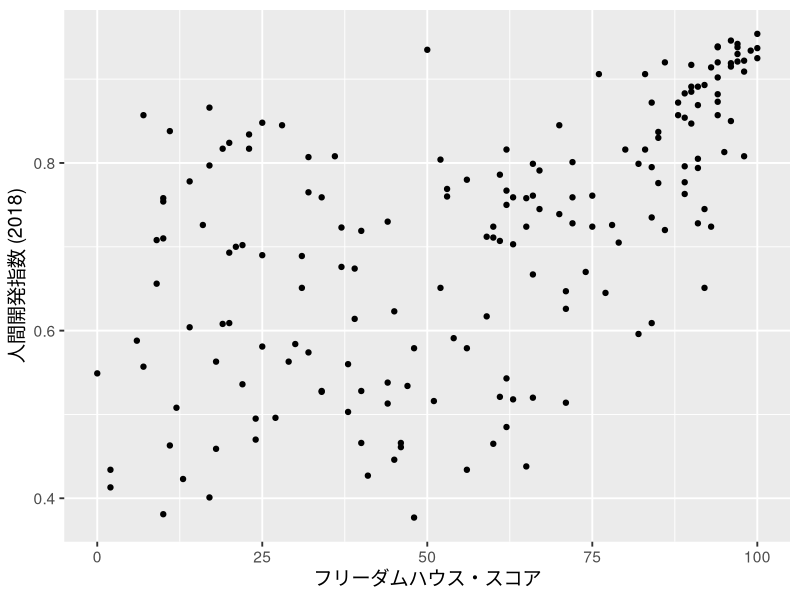
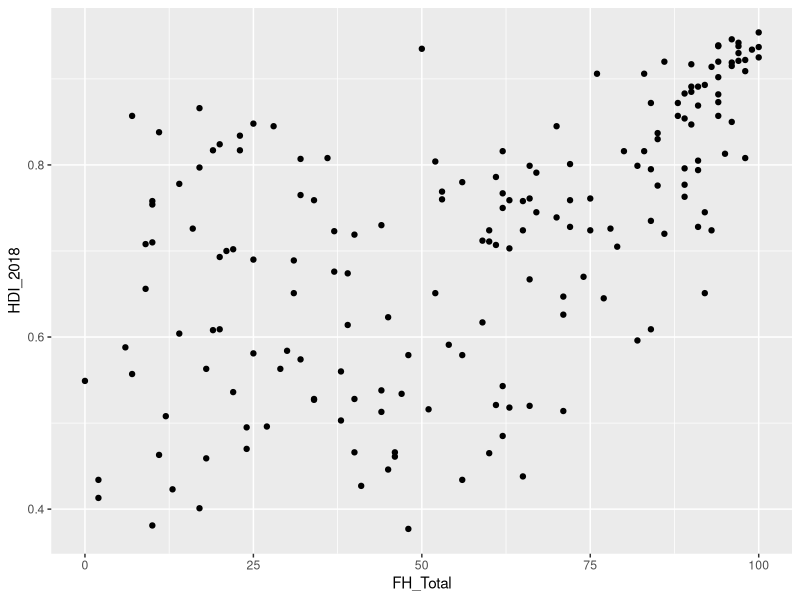
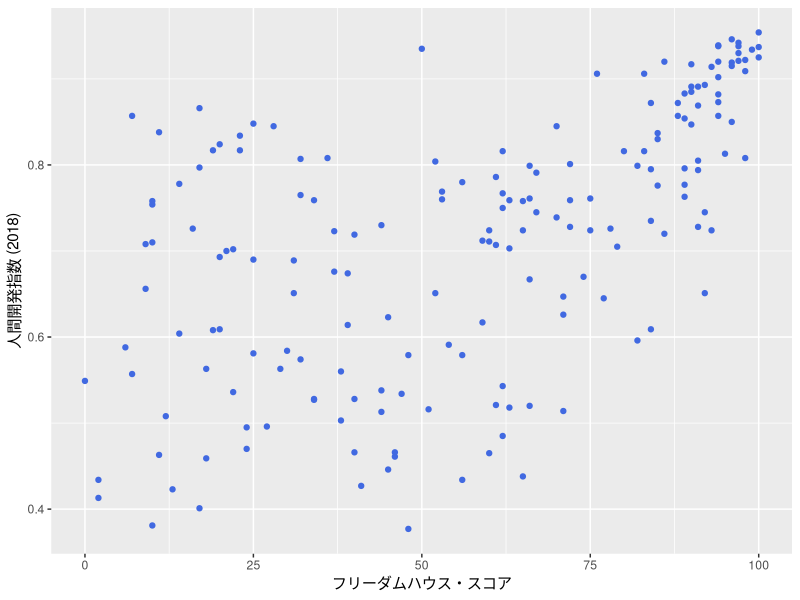
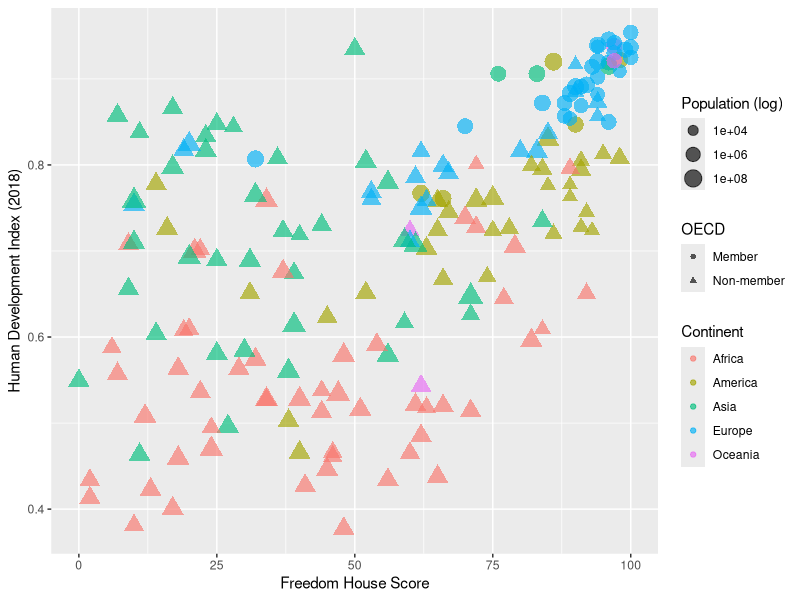
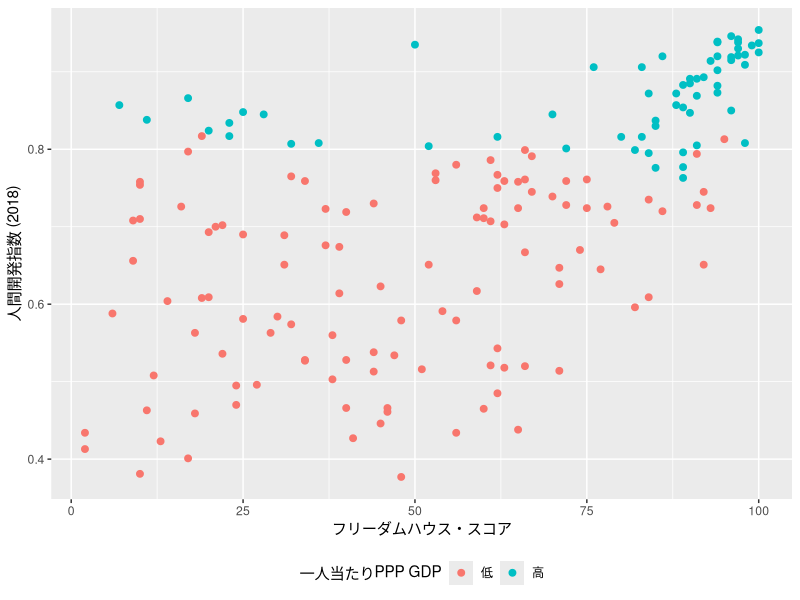
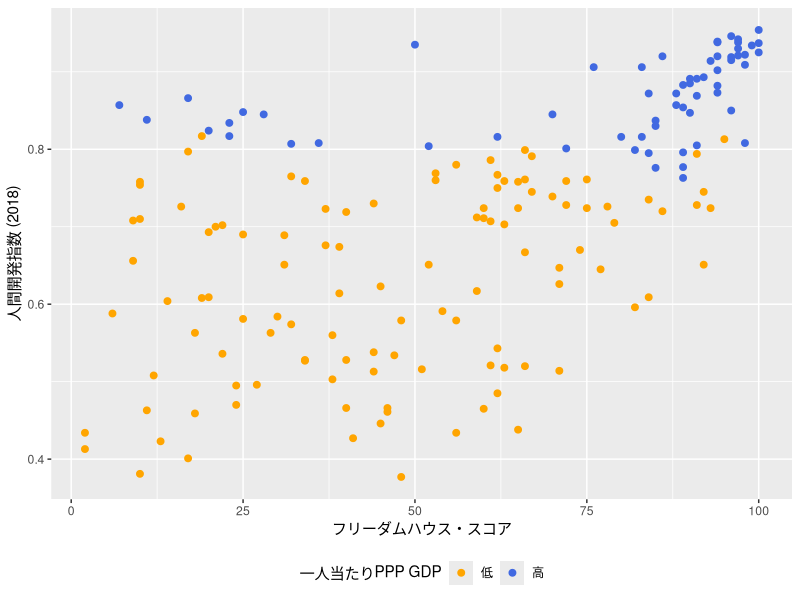
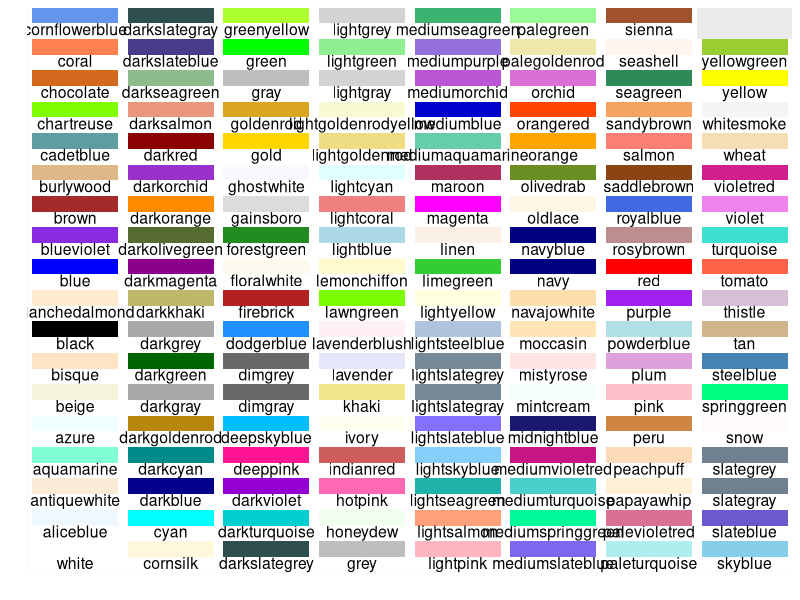
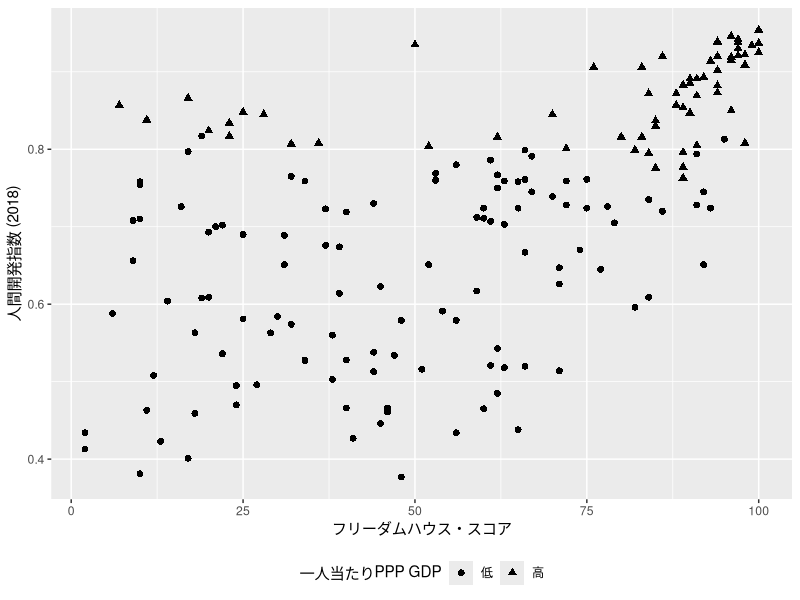

Source code (R) for these figures, in order:
## ---- chunk 1
#| include: false
library(tidyverse)
df <- read_csv("Data/countries.csv")
## ---- chunk 2
#| echo: false
#| fig-width: 4
#| fig-height: 4
#| warning: false
#| fig-cap: "2次元散布図の例"
df %>%
   ggplot() +
   geom_point(aes(x = FH_Total, y = HDI_2018)) +
   labs(x = "フリーダムハウス・スコア", y = "人間開発指数 (2018)") +
   theme_gray(base_size   = 14)
## ---- chunk 3
#| filename: "Code 02"
#| fig-width: 8
#| fig-height: 5
#| warning: false
df %>%
   ggplot() +
   geom_point(aes(x = FH_Total, y = HDI_2018))
## ---- chunk 4
#| filename: "Code 03"
#| fig-width: 8
#| fig-height: 5
#| warning: false
df %>%
   ggplot() +
   geom_point(aes(x = FH_Total, y = HDI_2018), color = "royalblue") +
   labs(x = "フリーダムハウス・スコア", y = "人間開発指数 (2018)")
## ---- chunk 5
#| filename: "Code 04"
#| fig-width: 10
#| fig-height: 4
#| warning: false
#| fig-cap: "5次元散布図の例"
df %>%
   mutate(OECD = if_else(OECD == 1, "Member", "Non-member")) %>%
   ggplot() +
   geom_point(aes(x = FH_Total, y = HDI_2018, color = Continent,
                  size = Population, shape = OECD), alpha = 0.65) +
   scale_size_continuous(trans = "log10") +
   labs(x = "Freedom House Score", y = "Human Development Index (2018)",
        size = "Population (log)")
## ---- chunk 6
#| filename: "Code 05"
#| fig-width: 8
#| fig-height: 5
#| warning: false
scatter_plot1 <- df %>%
   # 散布図に使われる変数が一つでも欠損していれば、その行（国）は除外する
   drop_na(FH_Total, HDI_2018, PPP_per_capita) %>%
   # リコーディング
   mutate(HighIncome = if_else(PPP_per_capita >= 20000, "高", "低")) %>%
   ggplot() +
   geom_point(aes(x = FH_Total, y = HDI_2018, color = HighIncome), 
              size = 2) +
   # ラベル修正
   labs(x = "フリーダムハウス・スコア", y = "人間開発指数 (2018)",
        color = "一人当たりPPP GDP") +
   # 凡例を下側に
   theme(legend.position = "bottom")

scatter_plot1
## ---- chunk 7
#| filename: "Code 06"
#| fig-width: 8
#| fig-height: 5
#| warning: false
scatter_plot1 +
   scale_color_manual(values = c("低" = "orange", "高" = "royalblue"))
## ---- chunk 8
#| echo: false
#| fig-width: 12
#| fig-height: 10
data.frame(c = colors()) %>%
   mutate(Num = grepl(x = c, pattern = "[0-9]$")) %>%
   filter(Num == FALSE) %>%
   mutate(y = seq(0, length(c) - 1) %% 18,
          x = seq(0, length(c) - 1) %/% 18) %>%
   ggplot() +
   scale_x_continuous(name = "", breaks = NULL, expand = c(0, 0)) +
   scale_y_continuous(name = "", breaks = NULL, expand = c(0, 0)) +
   scale_fill_identity() +
   geom_rect(aes(xmin = x, xmax = x + 1, ymin = y, ymax = y + 1), 
             fill = "white") +
   geom_rect(aes(xmin = x + 0.05, xmax = x + 0.95, 
                 ymin = y + 0.5, ymax = y + 1, fill = c)) +
   geom_text(aes(x = x + 0.5, y = y + 0.5, label = c), 
             color = "black", hjust = 0.5, vjust = 1, size = 4)
## ---- chunk 9
#| filename: "Code 07"
colors()
## ---- chunk 10
#| filename: "Code 08"
#| fig-width: 8
#| fig-height: 5
#| warning: false
scatter_plot2 <- df %>%
   drop_na(FH_Total, HDI_2018, PPP_per_capita) %>%
   mutate(HighIncome = if_else(PPP_per_capita >= 20000, "高", "低")) %>%
   ggplot() +
   geom_point(aes(x = FH_Total, y = HDI_2018, shape = HighIncome), 
              size = 2) +
   labs(x = "フリーダムハウス・スコア", y = "人間開発指数 (2018)",
        shape = "一人当たりPPP GDP") +
   theme(legend.position = "bottom")

scatter_plot2
## ---- chunk 11
#| filename: "Code 09"
#| fig-width: 8
#| fig-height: 5
#| warning: false
scatter_plot2 +
   scale_shape_manual(values = c("低" = 4, "高" = 1))
## ---- chunk 12
#| echo: false
#| fig-width: 4
#| fig-height: 3.5
tibble(x = rep(1:5, 5),
       y = rep(1:5, each = 5)) %>%
   filter(!(y == 1 & x >= 4)) %>%
   arrange(desc(y), x) %>%
   mutate(pch = as.character(0:22)) %>%
   ggplot(aes(x = x, y = y)) +
   geom_point(aes(shape = pch), 
              color = "black", bg = "gray", size = 3) +
   geom_text(aes(y = y + 0.25, label = pch), size = 5) +
   scale_shape_manual(values = c("1"  =  1,  "2" =  2, "3"  =  3, "4"  =  4,
                                 "5"  =  5,  "6" =  6, "7"  =  7, "8"  =  8,
                                 "9"  =  5, "10" = 10, "11" = 11, "12" = 12,
                                 "13" = 13, "14" = 14, "15" = 15, "16" = 16,
                                 "17" = 17, "18" = 18, "19" = 19, "20" = 20,
                                 "21" = 21, "22" = 22, "0"  = 0)) +
   theme_minimal() +
   theme(panel.grid.minor = element_blank(),
         axis.line = element_blank(),
         axis.title = element_blank(),
         axis.text = element_blank(),
         legend.position = "none")
## ---- chunk 13
#| fig-cap: "折れ線グラフの例 (1)"
#| echo: false
#| fig-width: 5
#| fig-height: 5
#| warning: false
COVID_df <- read_csv("Data/covid_2022_06.csv")
COVID_df %>%
   ggplot(aes(x = Day, y = NewCases)) +
   geom_line(aes(group = Country)) +
   labs(x = "日 (2022年6月)", y = "100万人当たり新規感染者数 (人)") +
   theme_bw(base_size   = 14)
## ---- chunk 14
#| fig-cap: "折れ線グラフの例 (2)"
#| echo: false
#| fig-width: 5
#| fig-height: 5
#| warning: false
COVID_df <- read_csv("Data/covid_2022_06.csv")
COVID_df %>%
   ggplot(aes(x = Day, y = NewCases)) +
   geom_line(aes(group = Country)) +
   geom_point(size = 3) +
   labs(x = "日 (2022年6月)", y = "100万人当たり新規感染者数 (人)") +
   theme_bw(base_size   = 14)
## ---- chunk 15
#| filename: "Code 10"
#| message: false
COVID_df <- read_csv("Data/covid_2022_06.csv")
COVID_df
## ---- chunk 16
#| filename: "Code 11"
#| fig-width: 5
#| fig-height: 5
COVID_df %>%
   filter(Country == "Japan") %>%
   ggplot() +
   geom_line(aes(x = Day, y = NewCases)) +
   labs(x = "日 (2022年6月)", y = "100万人当たり新規感染者数 (人)")
## ---- chunk 17
#| filename: "Code 12"
COVID_df <- COVID_df %>%
   mutate(Country = case_when(Country == "Japan" ~ "日本",
                              Country == "Korea" ~ "韓国",
                              TRUE               ~ "台湾"),
          Country = factor(Country, levels = c("日本", "韓国", "台湾")))

COVID_df
## ---- chunk 18
#| filename: "Code 13"
#| fig-width: 5
#| fig-height: 5
COVID_df %>%
   ggplot() +
   geom_line(aes(x = Day, y = NewCases, group = Country)) +
   labs(x = "日 (2022年6月)", y = "100万人当たり新規感染者数 (人)")
## ---- chunk 19
#| filename: "Code 14"
#| fig-width: 7
#| fig-height: 5
COVID_df %>%
   ggplot() +
   geom_line(aes(x = Day, y = NewCases, group = Country, color = Country), 
             linewidth = 1.5) +
   labs(x = "日 (2022年6月)", y = "100万人当たり新規感染者数 (人)", 
        color = "国/地域")
## ---- chunk 20
#| filename: "Code 15"
#| fig-width: 8
#| fig-height: 3.5
COVID_df %>%
   ggplot() +
   geom_line(aes(x = Day, y = NewCases, group = Country, 
                 linetype = Country), linewidth = 1) +
   labs(x = "日 (2022年6月)", y = "100万人当たり新規感染者数 (人)", 
        linetype = "国/地域") 
## ---- chunk 21
#| filename: "Code 16"
#| fig-width: 8
#| fig-height: 3.5
COVID_df %>%
   ggplot() +
   geom_line(aes(x = Day, y = NewCases, group = Country, 
                 linetype = Country), linewidth = 1) +
   labs(x = "日 (2022年6月)", y = "100万人当たり新規感染者数 (人)", 
        linetype = "国/地域") +
   scale_linetype_manual(values = c("日本" = 1, "韓国" = 2, "台湾" = 3))
## ---- chunk 22
#| echo: false
#| fig-width: 8
#| fig-height: 2.5
tibble(x = rep(1, 6),
       xend = rep(5, 6),
       y = 1:6,
       yend = 1:6,
       type = c("6", "5", "4", "3", "2", "1")) %>%
   ggplot() +
   geom_segment(aes(x = x, xend = xend, 
                    y = y, yend = yend, linetype = type)) +
   scale_y_continuous(breaks = 1:6, labels = 6:1) +
   scale_linetype_manual(values = c("1" = 1, "2" = 2, "3" = 3, 
                                    "4" = 4, "5" = 5, "6" = 6)) +
   labs(y = "linetypeの値") +
   theme_minimal(base_size = 14) +
   theme(panel.grid = element_blank(),
         axis.title.x = element_blank(),
         axis.text.x = element_blank(),
         legend.position = "none")
## ---- chunk 23
#| filename: "Code 17"
#| fig-width: 8
#| fig-height: 3.5
COVID_df %>%
   ggplot() +
   geom_line(aes(x = Day, y = NewCases, group = Country), linewidth = 1) +
   labs(x = "日 (2022年6月)", y = "100万人当たり新規感染者数 (人)", 
        linetype = "国/地域") + 
   facet_wrap(~Country, ncol = 3)
## ---- chunk 24
#| filename: "Code 18"
#| fig-width: 8
#| fig-height: 3.5
COVID_df %>%
   ggplot() +
   geom_line(aes(x = Day, y = NewCases, group = Country), linewidth = 1) +
   labs(x = "日 (2022年6月)", y = "100万人当たり新規感染者数 (人)", 
        linetype = "国/地域") + 
   facet_wrap(~Country, ncol = 3, scales = "free_y")
## ---- chunk 25
#| filename: "Code 19"
#| fig-width: 8
#| fig-height: 4
COVID_df %>%
   ggplot(aes()) +
   geom_line(aes(x = Day, y = NewCases, color = Country, group = Country), 
             linewidth = 1) +
   geom_point(aes(x = Day, y = NewCases, color = Country, shape = Country), 
              size = 3) +
   labs(x = "日 (2022年6月)", y = "100万人当たり新規感染者数 (人)", 
        color = "国/地域", shape = "国/地域") +
   scale_color_manual(values = c("日本" = "royalblue",
                                 "韓国" = "darkred",
                                 "台湾" = "forestgreen")) +
   theme_bw()
## ---- chunk 26
#| filename: "Code 20"
#| fig-width: 8
#| fig-height: 4
COVID_df %>%
   # 共通するマッピングはggplot()内で指定可能
   ggplot(aes(x = Day, y = NewCases, color = Country)) +
   geom_line(aes(group = Country), linewidth = 1) +
   geom_point(aes(shape = Country), size = 3) +
   labs(x = "日 (2022年6月)", y = "100万人当たり新規感染者数 (人)", 
        color = "国/地域", shape = "国/地域") +
   scale_color_manual(values = c("日本" = "royalblue",
                                 "韓国" = "darkred",
                                 "台湾" = "forestgreen")) +
   theme_bw()
## ---- chunk 27
#| fig-cap: "箱ひげ図の例"
#| echo: false
#| fig-width: 4
#| fig-height: 4
#| warning: false
df %>%
   ggplot() +
   geom_boxplot(aes(x = 1, y = HDI_2018), width = 0.5) +
   annotate("text", x = 1.3, y = 0.7325, label = "中央値", hjust = 0) +
   annotate("text", x = 1.3, y = 0.5870, label = "第一四分位数", hjust = 0) +
   annotate("text", x = 1.3, y = 0.8347, label = "第三四分位数", hjust = 0) +
   annotate("text", x = 1.05, y = 0.3770, label = "最小値", hjust = 0) +
   annotate("text", x = 1.05, y = 0.9540, label = "最大値", hjust = 0) +
   labs(x = "", y = "人間開発指数 (2018)") +
   coord_cartesian(xlim = c(0.75, 1.5)) +
   theme_minimal() +
   theme(axis.text.x = element_blank())
## ---- chunk 28
#| filename: "Code 21"
my_vec1 <- c(5, 1, 11, 2, 4, 2, 6, 15, 7, 8, 9)
my_vec1
## ---- chunk 29
#| filename: "Code 22"
sort(my_vec1)
## ---- chunk 30
#| filename: "Code 23a"
my_vec2 <- my_vec1[my_vec1 > 6]

my_vec2
## ---- chunk 31
#| filename: "Code 23b"
my_vec3 <- my_vec1[my_vec1 < 6]

my_vec3
## ---- chunk 32
#| filename: "Code 24a"
#| fig-cap: "変数をyにマッピングした場合"
#| fig-width: 5
#| fig-height: 5
df %>%
   ggplot() +
   geom_boxplot(aes(y = HDI_2018)) +
   labs(x = "", 
        y = "Human Development Index") +
   theme_bw(base_size = 14)
## ---- chunk 33
#| filename: "Code 24b"
#| fig-cap: "変数をxにマッピングした場合"
#| fig-width: 5
#| fig-height: 5
df %>%
   ggplot() +
   geom_boxplot(aes(x = HDI_2018)) +
   labs(x = "Human Development Index", 
        y = "") +
   theme_bw(base_size = 14)
## ---- chunk 34
#| filename: "Code 25"
#| fig-width: 8
#| fig-height: 3
df %>%
   ggplot() +
   geom_boxplot(aes(y = HDI_2018, x = Continent)) +
   labs(x = "Continent", y = "Human Development Index") +
   theme_bw()
## ---- chunk 35
#| filename: "Code 26"
#| fig-width: 8
#| fig-height: 3
df %>%
   mutate(OECD_J = if_else(OECD == 1, "Member", "Non-member"),
          OECD_J = factor(OECD_J, levels = c("Non-member", "Member"))) %>%
   ggplot() +
   geom_boxplot(aes(y = HDI_2018, x = Continent, fill = OECD_J)) +
   labs(x = "Continent", y = "Human Development Index", fill = "OECD") +
   theme_bw()
## ---- chunk 36
#| filename: "Code 27"
#| fig-width: 8
#| fig-height: 3
df %>%
   ggplot() +
   geom_boxplot(aes(y = HDI_2018, x = Continent), fill = "cornsilk") +
   labs(x = "Continent", y = "Human Development Index") +
   theme_bw()
## ---- chunk 37
#| filename: "Code 28"
#| fig-width: 8
#| fig-height: 3
df %>%
   ggplot() +
   geom_boxplot(aes(y = HDI_2018, x = Continent, fill = Continent)) +
   labs(x = "Continent", y = "Human Development Index") +
   theme_bw() +
   theme(legend.position = "none")
## ---- chunk 38
#| filename: "Code 29"
#| fig-width: 8
#| fig-height: 3.25
df %>%
   ggplot() +
   geom_boxplot(aes(y = HDI_2018, x = Continent), width = 0.25) +
   labs(x = "Continent", y = "Human Development Index") +
   theme_bw() +
   theme(legend.position = "none")
## ---- chunk 39
#| filename: "Code 30"
#| fig-width: 8
#| fig-height: 3.25
df %>%
   ggplot() +
   geom_boxplot(aes(x = HDI_2018, y = Continent)) +
   labs(x = "Human Development Index", y = "Continent") +
   theme_bw(base_size = 14) +
   theme(legend.position = "none")
## ---- chunk 40
#| filename: "Code 31"
#| fig-width: 8
#| fig-height: 3.25
df %>%
   ggplot() +
   geom_boxplot(aes(x = HDI_2018, y = Continent)) +
   labs(x = "Human Development Index", y = "Continent") +
   scale_y_discrete(limits = rev) +
   theme_bw(base_size = 14) +
   theme(legend.position = "none")
